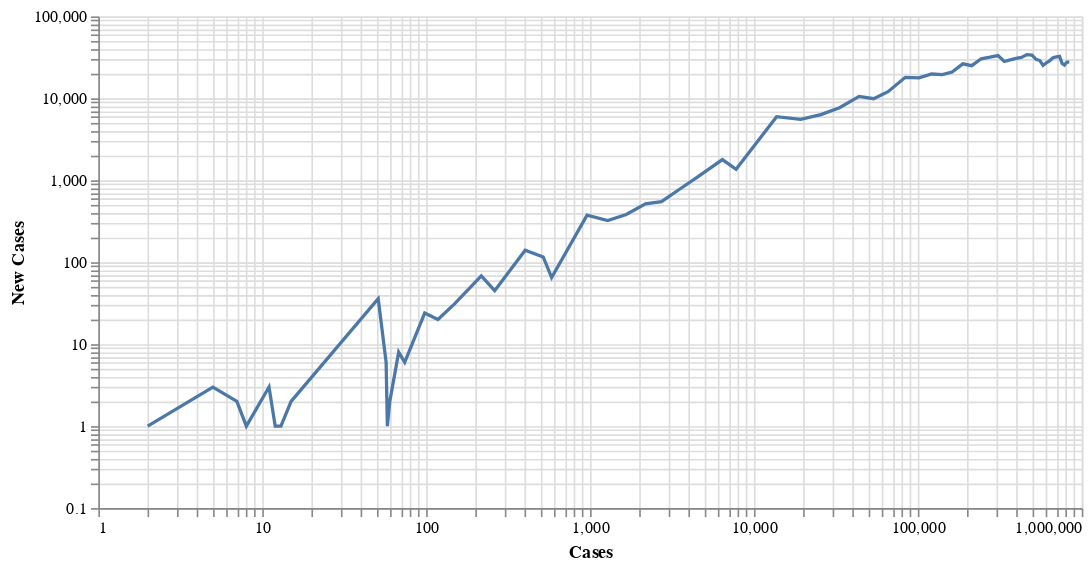

Source (notebook cell):
### Code cell
#hide_input
_data = df_country_cases[(df_country_cases['New Cases']) > 0 & (df_country_cases['Cases'] > 100)]
alt.Chart(_data).mark_line().encode(
    alt.X('Cases:Q', scale=alt.Scale(type='log')),
    alt.Y('New Cases:Q', scale=alt.Scale(type='log', domain=[0.1, 100000]))
).properties(width = 600)

### Figure 1 — Vega-Lite specification as saved in the notebook (floating-point values rounded to 4 significant figures)
{"config": {"view": {"continuousWidth": 400, "continuousHeight": 300}}, "data": {"name": "data-7b8d47919ad0b935cc3ac3b16b54e6d2"}, "mark": "line", "encoding": {"x": {"type": "quantitative", "field": "Cases", "scale": {"type": "log"}}, "y": {"type": "quantitative", "field": "New Cases", "scale": {"domain": [0.1, 100000], "type": "log"}}}, "width": 600, "$schema": "https://vega.github.io/schema/vega-lite/v4.8.1.json", "datasets": {"data-7b8d47919ad0b935cc3ac3b16b54e6d2": [{"Date": "2020-01-24T00:00:00", "Cases": 2, "Deaths": 0, "Recovered": 0, "Active": 2, "New Cases": 1.0, "New Deaths": 0.0, "New Recovered": 0.0, "New Active": 1.0, "Deaths_Rate": 0.0, "Recovered_Rate": 0.0}, {"Date": "2020-01-26T00:00:00", "Cases": 5, "Deaths": 0, "Recovered": 0, "Active": 5, "New Cases": 3.0, "New Deaths": 0.0, "New Recovered": 0.0, "New Active": 3.0, "Deaths_Rate": 0.0, "Recovered_Rate": 0.0}, {"Date": "2020-01-31T00:00:00", "Cases": 7, "Deaths": 0, "Recovered": 0, "Active": 7, "New Cases": 2.0, "New Deaths": 0.0, "New Recovered": 0.0, "New Active": 2.0, "Deaths_Rate": 0.0, "Recovered_Rate": 0.0}, {"Date": "2020-02-01T00:00:00", "Cases": 8, "Deaths": 0, "Recovered": 0, "Active": 8, "New Cases": 1.0, "New Deaths": 0.0, "New Recovered": 0.0, "New Active": 1.0, "Deaths_Rate": 0.0, "Recovered_Rate": 0.0}, {"Date": "2020-02-03T00:00:00", "Cases": 11, "Deaths": 0, "Recovered": 0, "Active": 11, "New Cases": 3.0, "New Deaths": 0.0, "New Recovered": 0.0, "New Active": 3.0, "Deaths_Rate": 0.0, "Recovered_Rate": 0.0}, {"Date": "2020-02-11T00:00:00", "Cases": 12, "Deaths": 0, "Recovered": 3, "Active": 9, "New Cases": 1.0, "New Deaths": 0.0, "New Recovered": 0.0, "New Active": 1.0, "Deaths_Rate": 0.0, "Recovered_Rate": 0.25}, {"Date": "2020-02-13T00:00:00", "Cases": 13, "Deaths": 0, "Recovered": 3, "Active": 10, "New Cases": 1.0, "New Deaths": 0.0, "New Recovered": 0.0, "New Active": 1.0, "Deaths_Rate": 0.0, "Recovered_Rate": 0.2308}, {"Date": "2020-02-21T00:00:00", "Cases": 15, "Deaths": 0, "Recovered": 5, "Active": 10, "New Cases": 2.0, "New Deaths": 0.0, "New Recovered": 2.0, "New Active": 0.0, "Deaths_Rate": 0.0, "Recovered_Rate": 0.3333}, {"Date": "2020-02-24T00:00:00", "Cases": 51, "Deaths": 0, "Recovered": 5, "Active": 46, "New Cases": 36.0, "New Deaths": 0.0, "New Recovered": 0.0, "New Active": 36.0, "Deaths_Rate": 0.0, "Recovered_Rate": 0.09804}, {"Date": "2020-02-26T00:00:00", "Cases": 57, "Deaths": 0, "Recovered": 6, "Active": 51, "New Cases": 6.0, "New Deaths": 0.0, "New Recovered": 0.0, "New Active": 6.0, "Deaths_Rate": 0.0, "Recovered_Rate": 0.1053}, {"Date": "2020-02-27T00:00:00", "Cases": 58, "Deaths": 0, "Recovered": 6, "Active": 52, "New Cases": 1.0, "New Deaths": 0.0, "New Recovered": 0.0, "New Active": 1.0, "Deaths_Rate": 0.0, "Recovered_Rate": 0.1034}, {"Date": "2020-02-28T00:00:00", "Cases": 60, "Deaths": 0, "Recovered": 7, "Active": 53, "New Cases": 2.0, "New Deaths": 0.0, "New Recovered": 1.0, "New Active": 1.0, "Deaths_Rate": 0.0, "Recovered_Rate": 0.1167}, {"Date": "2020-02-29T00:00:00", "Cases": 68, "Deaths": 1, "Recovered": 7, "Active": 60, "New Cases": 8.0, "New Deaths": 1.0, "New Recovered": 0.0, "New Active": 7.0, "Deaths_Rate": 0.01471, "Recovered_Rate": 0.1029}, {"Date": "2020-03-01T00:00:00", "Cases": 74, "Deaths": 1, "Recovered": 7, "Active": 66, "New Cases": 6.0, "New Deaths": 0.0, "New Recovered": 0.0, "New Active": 6.0, "Deaths_Rate": 0.01351, "Recovered_Rate": 0.09459}, {"Date": "2020-03-02T00:00:00", "Cases": 98, "Deaths": 6, "Recovered": 7, "Active": 85, "New Cases": 24.0, "New Deaths": 5.0, "New Recovered": 0.0, "New Active": 19.0, "Deaths_Rate": 0.06122, "Recovered_Rate": 0.07143}, {"Date": "2020-03-03T00:00:00", "Cases": 118, "Deaths": 7, "Recovered": 7, "Active": 104, "New Cases": 20.0, "New Deaths": 1.0, "New Recovered": 0.0, "New Active": 19.0, "Deaths_Rate": 0.05932, "Recovered_Rate": 0.05932}, {"Date": "2020-03-04T00:00:00", "Cases": 149, "Deaths": 11, "Recovered": 7, "Active": 131, "New Cases": 31.0, "New Deaths": 4.0, "New Recovered": 0.0, "New Active": 27.0, "Deaths_Rate": 0.07383, "Recovered_Rate": 0.04698}, {"Date": "2020-03-05T00:00:00", "Cases": 217, "Deaths": 12, "Recovered": 7, "Active": 198, "New Cases": 68.0, "New Deaths": 1.0, "New Recovered": 0.0, "New Active": 67.0, "Deaths_Rate": 0.0553, "Recovered_Rate": 0.03226}, {"Date": "2020-03-06T00:00:00", "Cases": 262, "Deaths": 14, "Recovered": 7, "Active": 241, "New Cases": 45.0, "New Deaths": 2.0, "New Recovered": 0.0, "New Active": 43.0, "Deaths_Rate": 0.05344, "Recovered_Rate": 0.02672}, {"Date": "2020-03-07T00:00:00", "Cases": 402, "Deaths": 17, "Recovered": 7, "Active": 378, "New Cases": 140.0, "New Deaths": 3.0, "New Recovered": 0.0, "New Active": 137.0, "Deaths_Rate": 0.04229, "Recovered_Rate": 0.01741}, {"Date": "2020-03-08T00:00:00", "Cases": 518, "Deaths": 21, "Recovered": 7, "Active": 490, "New Cases": 116.0, "New Deaths": 4.0, "New Recovered": 0.0, "New Active": 112.0, "Deaths_Rate": 0.04054, "Recovered_Rate": 0.01351}, {"Date": "2020-03-09T00:00:00", "Cases": 583, "Deaths": 22, "Recovered": 7, "Active": 554, "New Cases": 65.0, "New Deaths": 1.0, "New Recovered": 0.0, "New Active": 64.0, "Deaths_Rate": 0.03774, "Recovered_Rate": 0.01201}, {"Date": "2020-03-10T00:00:00", "Cases": 959, "Deaths": 28, "Recovered": 8, "Active": 923, "New Cases": 376.0, "New Deaths": 6.0, "New Recovered": 1.0, "New Active": 369.0, "Deaths_Rate": 0.0292, "Recovered_Rate": 0.008342}, {"Date": "2020-03-11T00:00:00", "Cases": 1281, "Deaths": 36, "Recovered": 8, "Active": 1237, "New Cases": 322.0, "New Deaths": 8.0, "New Recovered": 0.0, "New Active": 314.0, "Deaths_Rate": 0.0281, "Recovered_Rate": 0.006245}, {"Date": "2020-03-12T00:00:00", "Cases": 1663, "Deaths": 40, "Recovered": 12, "Active": 1611, "New Cases": 382.0, "New Deaths": 4.0, "New Recovered": 4.0, "New Active": 374.0, "Deaths_Rate": 0.02405, "Recovered_Rate": 0.007216}, {"Date": "2020-03-13T00:00:00", "Cases": 2179, "Deaths": 47, "Recovered": 12, "Active": 2120, "New Cases": 516.0, "New Deaths": 7.0, "New Recovered": 0.0, "New Active": 509.0, "Deaths_Rate": 0.02157, "Recovered_Rate": 0.005507}, {"Date": "2020-03-14T00:00:00", "Cases": 2727, "Deaths": 54, "Recovered": 12, "Active": 2661, "New Cases": 548.0, "New Deaths": 7.0, "New Recovered": 0.0, "New Active": 541.0, "Deaths_Rate": 0.0198, "Recovered_Rate": 0.0044}, {"Date": "2020-03-15T00:00:00", "Cases": 3499, "Deaths": 63, "Recovered": 12, "Active": 3424, "New Cases": 772.0, "New Deaths": 9.0, "New Recovered": 0.0, "New Active": 763.0, "Deaths_Rate": 0.01801, "Recovered_Rate": 0.00343}, {"Date": "2020-03-16T00:00:00", "Cases": 4632, "Deaths": 85, "Recovered": 17, "Active": 4530, "New Cases": 1133.0, "New Deaths": 22.0, "New Recovered": 5.0, "New Active": 1106.0, "Deaths_Rate": 0.01835, "Recovered_Rate": 0.00367}, {"Date": "2020-03-17T00:00:00", "Cases": 6421, "Deaths": 108, "Recovered": 17, "Active": 6296, "New Cases": 1789.0, "New Deaths": 23.0, "New Recovered": 0.0, "New Active": 1766.0, "Deaths_Rate": 0.01682, "Recovered_Rate": 0.002648}, {"Date": "2020-03-18T00:00:00", "Cases": 7783, "Deaths": 118, "Recovered": 105, "Active": 7560, "New Cases": 1362.0, "New Deaths": 10.0, "New Recovered": 88.0, "New Active": 1264.0, "Deaths_Rate": 0.01516, "Recovered_Rate": 0.01349}, {"Date": "2020-03-19T00:00:00", "Cases": 13747, "Deaths": 200, "Recovered": 121, "Active": 13426, "New Cases": 5964.0, "New Deaths": 82.0, "New Recovered": 16.0, "New Active": 5866.0, "Deaths_Rate": 0.01455, "Recovered_Rate": 0.008802}, {"Date": "2020-03-20T00:00:00", "Cases": 19273, "Deaths": 244, "Recovered": 147, "Active": 18882, "New Cases": 5526.0, "New Deaths": 44.0, "New Recovered": 26.0, "New Active": 5456.0, "Deaths_Rate": 0.01266, "Recovered_Rate": 0.007627}, {"Date": "2020-03-21T00:00:00", "Cases": 25600, "Deaths": 307, "Recovered": 176, "Active": 25117, "New Cases": 6327.0, "New Deaths": 63.0, "New Recovered": 29.0, "New Active": 6235.0, "Deaths_Rate": 0.01199, "Recovered_Rate": 0.006875}, {"Date": "2020-03-22T00:00:00", "Cases": 33276, "Deaths": 417, "Recovered": 178, "Active": 32681, "New Cases": 7676.0, "New Deaths": 110.0, "New Recovered": 2.0, "New Active": 7564.0, "Deaths_Rate": 0.01253, "Recovered_Rate": 0.005349}, {"Date": "2020-03-23T00:00:00", "Cases": 43843, "Deaths": 557, "Recovered": 178, "Active": 43108, "New Cases": 10570.0, "New Deaths": 140.0, "New Recovered": 0.0, "New Active": 10430.0, "Deaths_Rate": 0.0127, "Recovered_Rate": 0.00406}, {"Date": "2020-03-24T00:00:00", "Cases": 53736, "Deaths": 706, "Recovered": 348, "Active": 52682, "New Cases": 9893.0, "New Deaths": 149.0, "New Recovered": 170.0, "New Active": 9574.0, "Deaths_Rate": 0.01314, "Recovered_Rate": 0.006476}, {"Date": "2020-03-25T00:00:00", "Cases": 65778, "Deaths": 942, "Recovered": 361, "Active": 64475, "New Cases": 12040.0, "New Deaths": 236.0, "New Recovered": 13.0, "New Active": 11790.0, "Deaths_Rate": 0.01432, "Recovered_Rate": 0.005488}, {"Date": "2020-03-26T00:00:00", "Cases": 83836, "Deaths": 1209, "Recovered": 681, "Active": 81946, "New Cases": 18060.0, "New Deaths": 267.0, "New Recovered": 320.0, "New Active": 17470.0, "Deaths_Rate": 0.01442, "Recovered_Rate": 0.008123}, {"Date": "2020-03-27T00:00:00", "Cases": 101657, "Deaths": 1581, "Recovered": 869, "Active": 99207, "New Cases": 17820.0, "New Deaths": 372.0, "New Recovered": 188.0, "New Active": 17260.0, "Deaths_Rate": 0.01555, "Recovered_Rate": 0.008548}, {"Date": "2020-03-28T00:00:00", "Cases": 121465, "Deaths": 2026, "Recovered": 1072, "Active": 118367, "New Cases": 19810.0, "New Deaths": 445.0, "New Recovered": 203.0, "New Active": 19160.0, "Deaths_Rate": 0.01668, "Recovered_Rate": 0.008826}, {"Date": "2020-03-29T00:00:00", "Cases": 140909, "Deaths": 2467, "Recovered": 2665, "Active": 135777, "New Cases": 19440.0, "New Deaths": 441.0, "New Recovered": 1593.0, "New Active": 17410.0, "Deaths_Rate": 0.01751, "Recovered_Rate": 0.01891}, {"Date": "2020-03-30T00:00:00", "Cases": 161831, "Deaths": 2978, "Recovered": 5644, "Active": 153209, "New Cases": 20920.0, "New Deaths": 511.0, "New Recovered": 2979.0, "New Active": 17430.0, "Deaths_Rate": 0.0184, "Recovered_Rate": 0.03488}, {"Date": "2020-03-31T00:00:00", "Cases": 188172, "Deaths": 3874, "Recovered": 7024, "Active": 177274, "New Cases": 26340.0, "New Deaths": 896.0, "New Recovered": 1380.0, "New Active": 24060.0, "Deaths_Rate": 0.02059, "Recovered_Rate": 0.03733}, {"Date": "2020-04-01T00:00:00", "Cases": 213242, "Deaths": 4760, "Recovered": 8474, "Active": 200008, "New Cases": 25070.0, "New Deaths": 886.0, "New Recovered": 1450.0, "New Active": 22730.0, "Deaths_Rate": 0.02232, "Recovered_Rate": 0.03974}, {"Date": "2020-04-02T00:00:00", "Cases": 243622, "Deaths": 5929, "Recovered": 9001, "Active": 228692, "New Cases": 30380.0, "New Deaths": 1169.0, "New Recovered": 527.0, "New Active": 28680.0, "Deaths_Rate": 0.02434, "Recovered_Rate": 0.03695}, {"Date": "2020-04-03T00:00:00", "Cases": 275367, "Deaths": 7090, "Recovered": 9707, "Active": 258570, "New Cases": 31740.0, "New Deaths": 1161.0, "New Recovered": 706.0, "New Active": 29880.0, "Deaths_Rate": 0.02575, "Recovered_Rate": 0.03525}, {"Date": "2020-04-04T00:00:00", "Cases": 308650, "Deaths": 8408, "Recovered": 14652, "Active": 285590, "New Cases": 33280.0, "New Deaths": 1318.0, "New Recovered": 4945.0, "New Active": 27020.0, "Deaths_Rate": 0.02724, "Recovered_Rate": 0.04747}, {"Date": "2020-04-05T00:00:00", "Cases": 336802, "Deaths": 9619, "Recovered": 17448, "Active": 309735, "New Cases": 28150.0, "New Deaths": 1211.0, "New Recovered": 2796.0, "New Active": 24140.0, "Deaths_Rate": 0.02856, "Recovered_Rate": 0.0518}, {"Date": "2020-04-06T00:00:00", "Cases": 366317, "Deaths": 10783, "Recovered": 19581, "Active": 335953, "New Cases": 29520.0, "New Deaths": 1164.0, "New Recovered": 2133.0, "New Active": 26220.0, "Deaths_Rate": 0.02944, "Recovered_Rate": 0.05345}, {"Date": "2020-04-07T00:00:00", "Cases": 397121, "Deaths": 12794, "Recovered": 21763, "Active": 362564, "New Cases": 30800.0, "New Deaths": 2011.0, "New Recovered": 2182.0, "New Active": 26610.0, "Deaths_Rate": 0.03222, "Recovered_Rate": 0.0548}, {"Date": "2020-04-08T00:00:00", "Cases": 428654, "Deaths": 14704, "Recovered": 23559, "Active": 390391, "New Cases": 31530.0, "New Deaths": 1910.0, "New Recovered": 1796.0, "New Active": 27830.0, "Deaths_Rate": 0.0343, "Recovered_Rate": 0.05496}, {"Date": "2020-04-09T00:00:00", "Cases": 462780, "Deaths": 16544, "Recovered": 25410, "Active": 420826, "New Cases": 34130.0, "New Deaths": 1840.0, "New Recovered": 1851.0, "New Active": 30440.0, "Deaths_Rate": 0.03575, "Recovered_Rate": 0.05491}, {"Date": "2020-04-10T00:00:00", "Cases": 496535, "Deaths": 18595, "Recovered": 28790, "Active": 449150, "New Cases": 33760.0, "New Deaths": 2051.0, "New Recovered": 3380.0, "New Active": 28320.0, "Deaths_Rate": 0.03745, "Recovered_Rate": 0.05798}, {"Date": "2020-04-11T00:00:00", "Cases": 526396, "Deaths": 20471, "Recovered": 31270, "Active": 474655, "New Cases": 29860.0, "New Deaths": 1876.0, "New Recovered": 2480.0, "New Active": 25500.0, "Deaths_Rate": 0.03889, "Recovered_Rate": 0.0594}, {"Date": "2020-04-12T00:00:00", "Cases": 555313, "Deaths": 22029, "Recovered": 32988, "Active": 500296, "New Cases": 28920.0, "New Deaths": 1558.0, "New Recovered": 1718.0, "New Active": 25640.0, "Deaths_Rate": 0.03967, "Recovered_Rate": 0.0594}, {"Date": "2020-04-13T00:00:00", "Cases": 580619, "Deaths": 23538, "Recovered": 43482, "Active": 513599, "New Cases": 25310.0, "New Deaths": 1509.0, "New Recovered": 10490.0, "New Active": 13300.0, "Deaths_Rate": 0.04054, "Recovered_Rate": 0.07489}, {"Date": "2020-04-14T00:00:00", "Cases": 607670, "Deaths": 25843, "Recovered": 47763, "Active": 534064, "New Cases": 27050.0, "New Deaths": 2305.0, "New Recovered": 4281.0, "New Active": 20460.0, "Deaths_Rate": 0.04253, "Recovered_Rate": 0.0786}, {"Date": "2020-04-15T00:00:00", "Cases": 636350, "Deaths": 28338, "Recovered": 52096, "Active": 555916, "New Cases": 28680.0, "New Deaths": 2495.0, "New Recovered": 4333.0, "New Active": 21850.0, "Deaths_Rate": 0.04453, "Recovered_Rate": 0.08187}, {"Date": "2020-04-16T00:00:00", "Cases": 667592, "Deaths": 32930, "Recovered": 54703, "Active": 579959, "New Cases": 31240.0, "New Deaths": 4592.0, "New Recovered": 2607.0, "New Active": 24040.0, "Deaths_Rate": 0.04933, "Recovered_Rate": 0.08194}, {"Date": "2020-04-17T00:00:00", "Cases": 699706, "Deaths": 36787, "Recovered": 58545, "Active": 604374, "New Cases": 32110.0, "New Deaths": 3857.0, "New Recovered": 3842.0, "New Active": 24420.0, "Deaths_Rate": 0.05257, "Recovered_Rate": 0.08367}, {"Date": "2020-04-18T00:00:00", "Cases": 732197, "Deaths": 38664, "Recovered": 64840, "Active": 628693, "New Cases": 32490.0, "New Deaths": 1877.0, "New Recovered": 6295.0, "New Active": 24320.0, "Deaths_Rate": 0.05281, "Recovered_Rate": 0.08856}, {"Date": "2020-04-19T00:00:00", "Cases": 758809, "Deaths": 40661, "Recovered": 70337, "Active": 647811, "New Cases": 26610.0, "New Deaths": 1997.0, "New Recovered": 5497.0, "New Active": 19120.0, "Deaths_Rate": 0.05359, "Recovered_Rate": 0.09269}, {"Date": "2020-04-20T00:00:00", "Cases": 784326, "Deaths": 42094, "Recovered": 72329, "Active": 669903, "New Cases": 25520.0, "New Deaths": 1433.0, "New Recovered": 1992.0, "New Active": 22090.0, "Deaths_Rate": 0.05367, "Recovered_Rate": 0.09222}, {"Date": "2020-04-21T00:00:00", "Cases": 812036, "Deaths": 44444, "Recovered": 75204, "Active": 692388, "New Cases": 27710.0, "New Deaths": 2350.0, "New Recovered": 2875.0, "New Active": 22480.0, "Deaths_Rate": 0.05473, "Recovered_Rate": 0.09261}, {"Date": "2020-04-22T00:00:00", "Cases": 839675, "Deaths": 46583, "Recovered": 77366, "Active": 715726, "New Cases": 27640.0, "New Deaths": 2139.0, "New Recovered": 2162.0, "New Active": 23340.0, "Deaths_Rate": 0.05548, "Recovered_Rate": 0.09214}]}}
